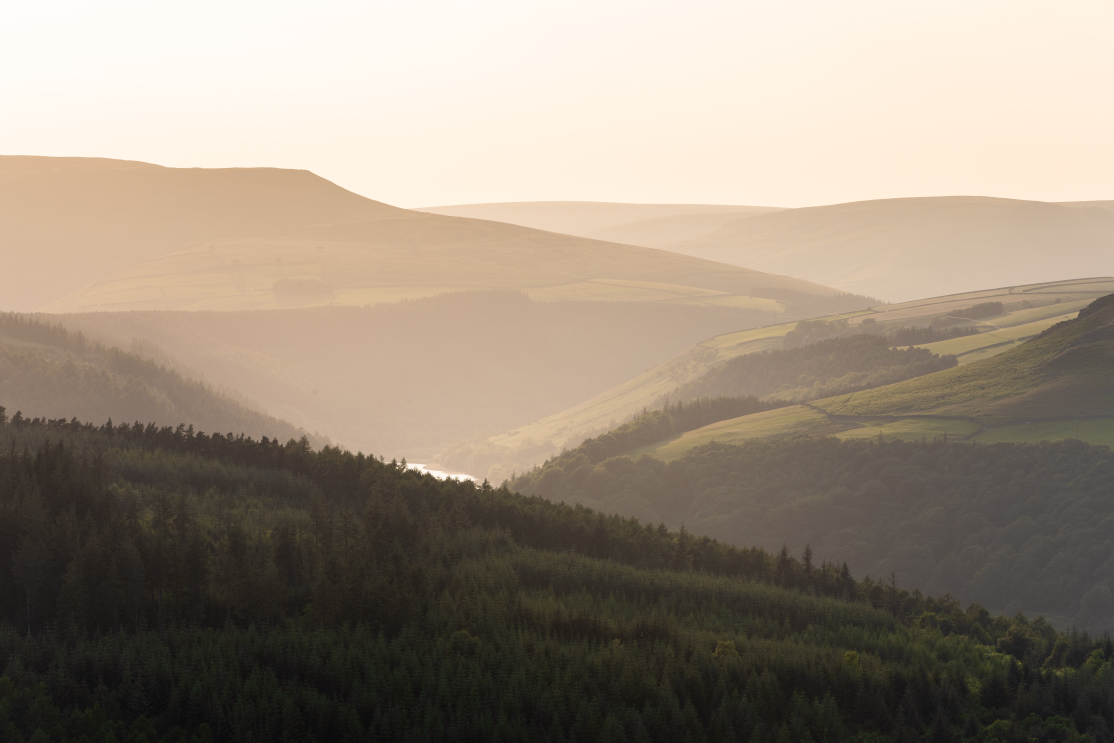
#> input picture Tests/Scene1/ben-yubqG1fDF7I-unsplash.jpg, 6682 x 4455 px, found by its file name (shown at 1/6 size)
$ python CreateSlices.py
#> lines starting #> are read from the running program, lines starting #| are printed output that depends on the picture
from PIL import Image
import math

def cropit(shiftx, shifty, idx):
    box = (width/shiftx-picamres[0]/2,height/shifty-picamres[1]/2,width/shiftx+picamres[0]/2,height/shifty + picamres[1]/2)
    im_crop = im.crop(box)
    im_crop.save('.\\Tests\\Scene1\\Slices\\'+str(idx)+'.jpg', quality=100)

picamres = (2592, 1944)
im = Image.open(".\\Tests\\Scene1\\ben-yubqG1fDF7I-unsplash.jpg")
#> im is the input picture: PIL image 6682x4455 RGB; mean R, G, B 151.8, 139.2, 124.7

width, height = im.size
#> width = 6682; height = 4455

print(width, height)
#| 6682 4455
widthSteps = math.ceil(width/picamres[0])*2
#> widthSteps = 6
heightSteps = math.ceil(height/picamres[1])*2
#> heightSteps = 6
# print(math.ceil(widthSteps))
# print(math.ceil(heightSteps))

widthStep = width/widthSteps
#> widthStep = 1113.7
heightStep = height/heightSteps
#> heightStep = 742.5

cropit(1.5,1.5,1)
#> in cropit, `im_crop = im.crop(box)`:
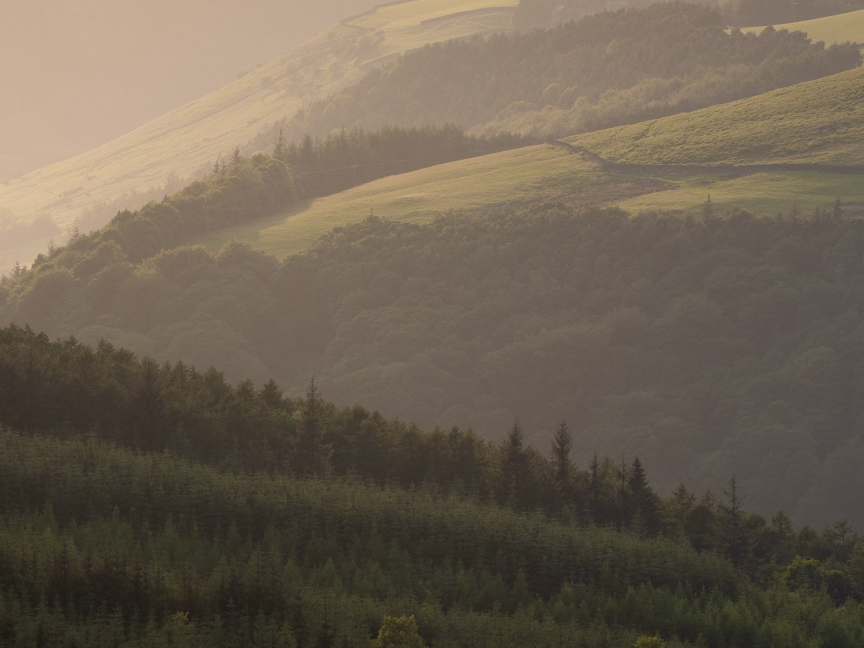
#> im_crop: PIL image 2592x1944 RGB (shown at 1/3 size); mean R, G, B 109.8, 97.8, 82.8
cropit(2,2,2)
#> call 2 of cropit, with shiftx = 2, shifty = 2, idx = 2
#> in cropit (call 2), `im_crop = im.crop(box)`:
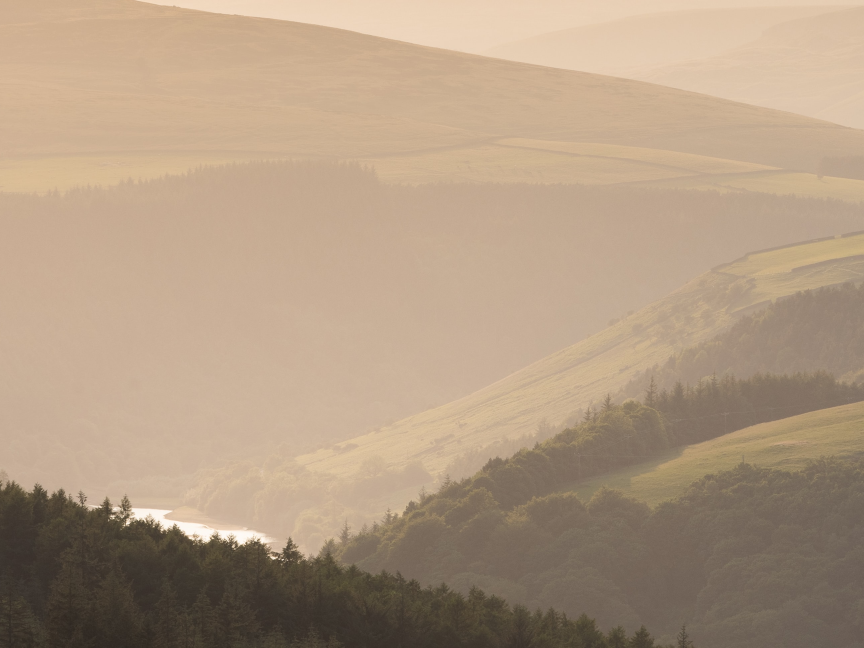
#> im_crop: PIL image 2592x1944 RGB (shown at 1/3 size); mean R, G, B 176.3, 154.1, 131.1
cropit(3,3,3)
#> call 3 of cropit, with shiftx = 3, shifty = 3, idx = 3
#> in cropit (call 3), `im_crop = im.crop(box)`:
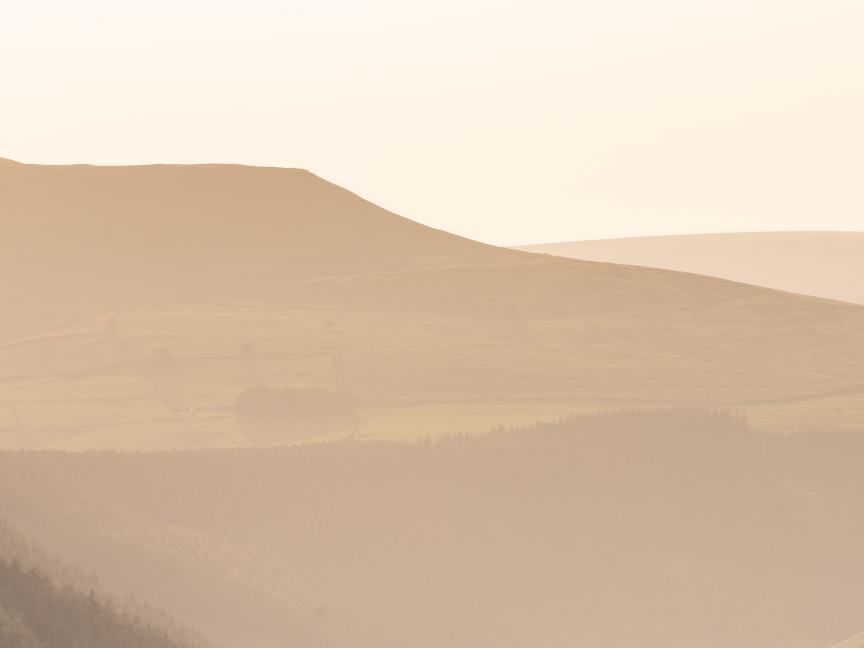
#> im_crop: PIL image 2592x1944 RGB (shown at 1/3 size); mean R, G, B 220.2, 197.9, 175.2
cropit(1.5,2,4)
#> call 4 of cropit, with shiftx = 1.5, shifty = 2, idx = 4
#> in cropit (call 4), `im_crop = im.crop(box)`:
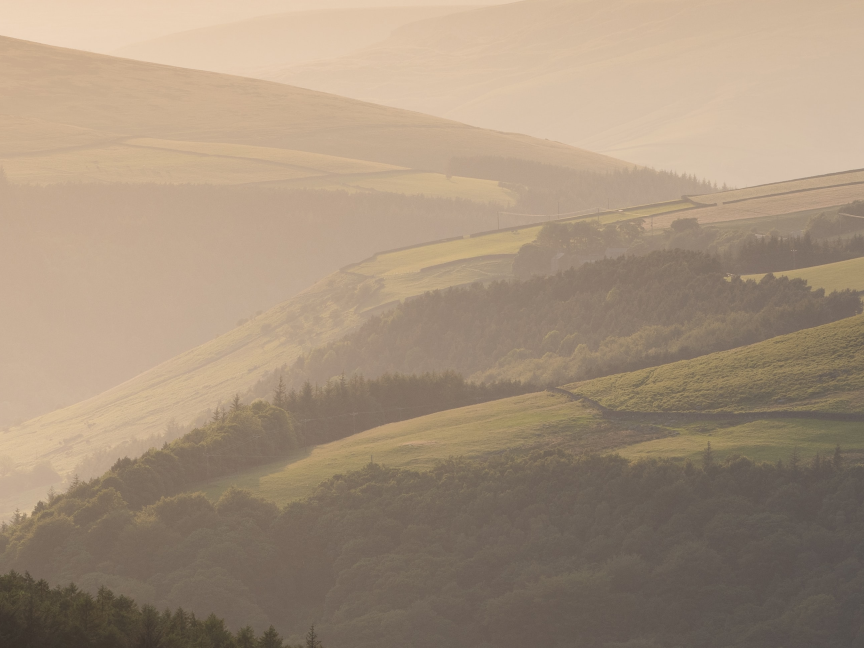
#> im_crop: PIL image 2592x1944 RGB (shown at 1/3 size); mean R, G, B 164.2, 145, 124.2
cropit(1.5,3,5)
#> in cropit (call 5), `im_crop = im.crop(box)`:
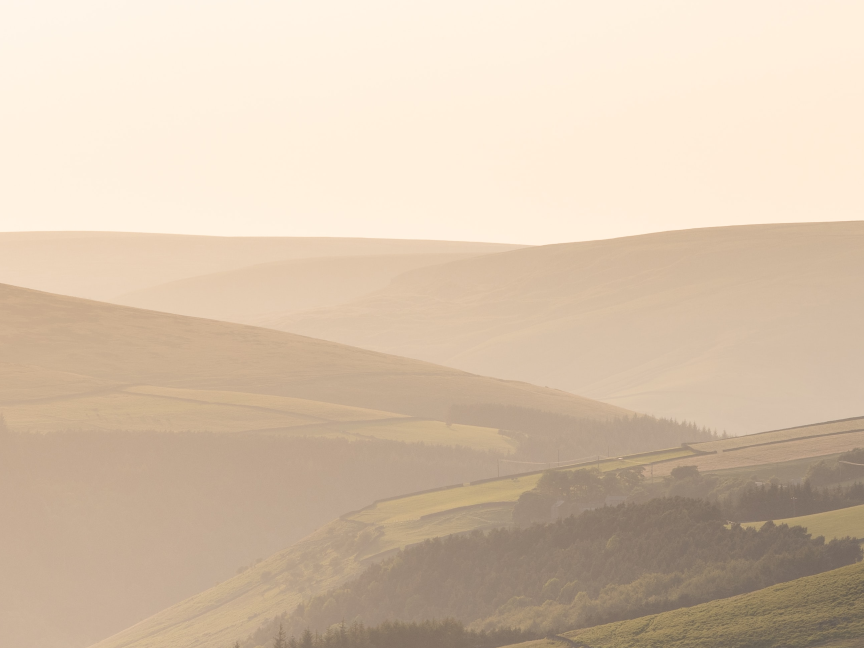
#> im_crop: PIL image 2592x1944 RGB (shown at 1/3 size); mean R, G, B 214.5, 194.7, 173
cropit(3,1.5,6)
#> in cropit (call 6), `im_crop = im.crop(box)`:
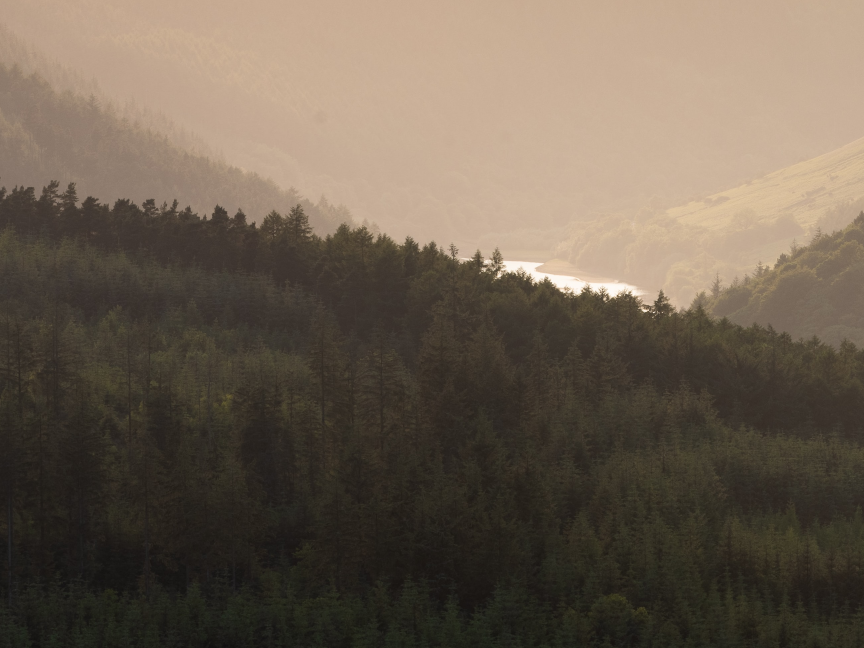
#> im_crop: PIL image 2592x1944 RGB (shown at 1/3 size); mean R, G, B 108.1, 95.2, 80.8
cropit(3,2,6)
#> in cropit (call 7), `im_crop = im.crop(box)`:
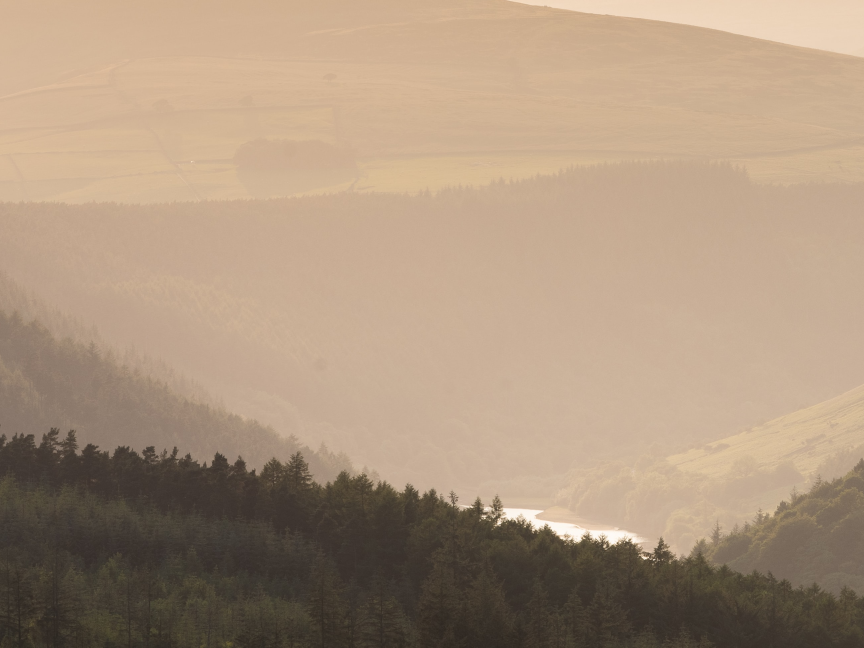
#> im_crop: PIL image 2592x1944 RGB (shown at 1/3 size); mean R, G, B 170.8, 148.4, 126.1
